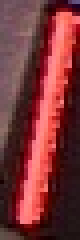
#> input picture example/AllianceVsArtisans_BO2_2_1_13.jpg, 20 x 60 px, found by its file name (shown 4 times larger)
$ python line.py
#> lines starting #> are read from the running program, lines starting #| are printed output that depends on the picture; after the words box and inside, x2 and y2 are one past the last pixel; in counts of white or black regions, pixels touching at a corner belong together
import cv2
import numpy as np
import matplotlib.pyplot as plt


path = '/mnt/e/robomaster/mydump/robomaster_Central China Regional Competition/image/AllianceVsArtisans_BO2_2_1_13.jpg'
img = cv2.imread(path)
#> img is the input picture: shape (60, 20, 3); mean B, G, R 54.9, 52.7, 122.9
imgray = cv2.cvtColor(img, cv2.COLOR_BGR2GRAY)
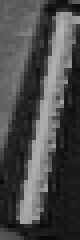
#> imgray: shape (60, 20) (shown 4 times larger); min 7, max 178, mean 73.9
edge = cv2.Canny(imgray, 50, 180, apertureSize=3)
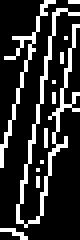
#> edge: shape (60, 20) (shown 4 times larger); 19.1% white in thin lines or dots
plt.imshow(edge)
plt.show()
# Hough直线检测
height = int(img.shape[0]*0.8)
#> height = 48
print(height)
#| 48
lines = cv2.HoughLinesP(edge, 1, np.pi/180,20)
#> lines = [[3, 58, 3, 57], [16, 19, 16, 17], [10, 23, 14, 2], [9, 6, 10, 1], [10, 53, 10, 50], [13, 35, 16, 20], [2, 33, 2, 32], [2, 31, 4, 23], [5, 49, 6, 41], [15, 2, 15, 2], [10, 40, 10, 40], [7, 40, 10, 24]]
print(len(lines))
#| 12
for line in lines:
    x1,y1,x2,y2 = line[0]
    cv2.line(img, (x1,y1), (x2,y2),(0,255,0),1)
#> this loop made 12 passes
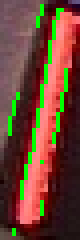
#> img: shape (60, 20, 3) (shown 4 times larger); 7.67% of pixels changed, all inside (x1, y1, x2, y2) = (2, 1, 17, 59)

img = img[:, :, ::-1]
plt.imshow(img)
plt.show()

# [13 lines of commented-out code are left out]
